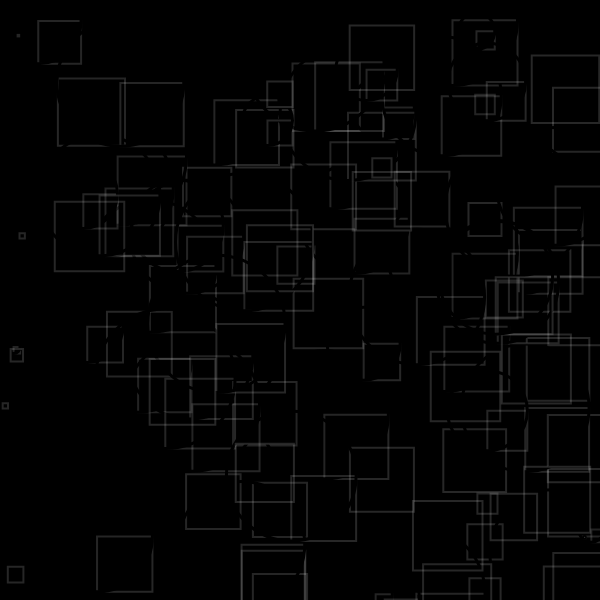
Frame 1 (no input)
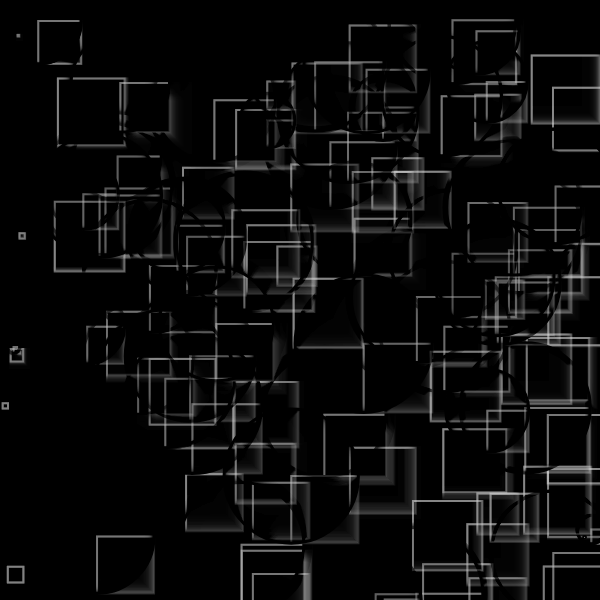
Frame 60 (no input)
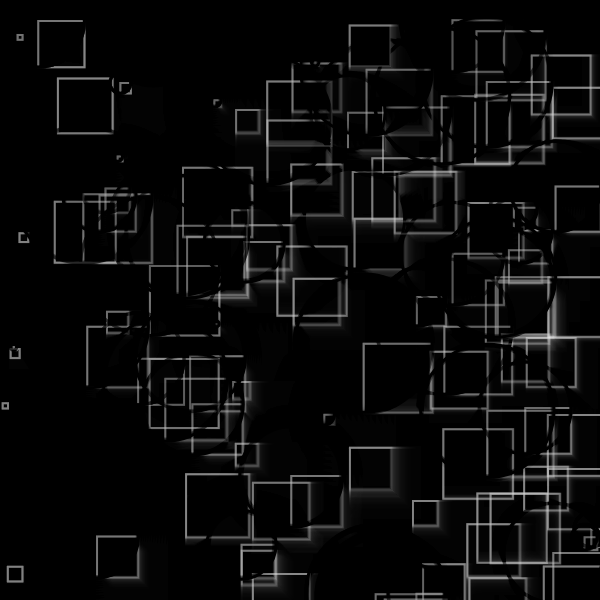
Frame 120 (the mouse pressed at the canvas centre since frame 60)

The p5.js sketch that drew these frames (run headless with seeded random() and noise() and a simulated clock; from frame 60 on, the mouse is pressed at the canvas centre):

// p5.js sketch
// ── sketch.js
//forked from  kyami 

let moverSystems = [];
let num = 10;
let cells, cols, rows;
let offset, margin;
let cellW, cellH;
let bg;
let graphics;


function setup() {
  w = 600;
  var canvas;
    if(windowWidth>=600 && windowHeight >=600){
      canvas = createCanvas(600, 600);
    }
    else{
      canvas = createCanvas(windowWidth, windowHeight - 100);
    }

  var x = (windowWidth - width) / 2;
  var y = (windowHeight - height) / 2;

  canvas.position(x, y);
  background(0);
  noStroke();
}


function draw() {
  let t = frameCount * 0.003;
  randomSeed(3);
  background(0, 40);
  for (let i=0; i < 100; i++) {
    let x = random(width); let y = random(width);
    let r = width/2 - max(abs(x-width/2),abs(y-width/2));

    for (let j=0; j < 20; j++) {
      let sx = width/2+245*tan(-j*5+t);
      let sy = width/2+200*cos(-j*20+t);
      let s = 50;
          r = min(r, min(abs(sy-s-y),abs(sy+s-y))-35);
    }

    
    r = min(r, abs(width/2-x));
    
    let c = color(255)
    c.setAlpha(10*exp(-r));
    stroke(244, 40)
    noFill();
    strokeWeight(2)
    rect(y,x,r*2,r*2);

    stroke(0)
    strokeWeight(3)
    if(i%2 == 0){
      fill(0, 10)
    ellipse(y,x,r*4, r*4);
  }
  }
}
